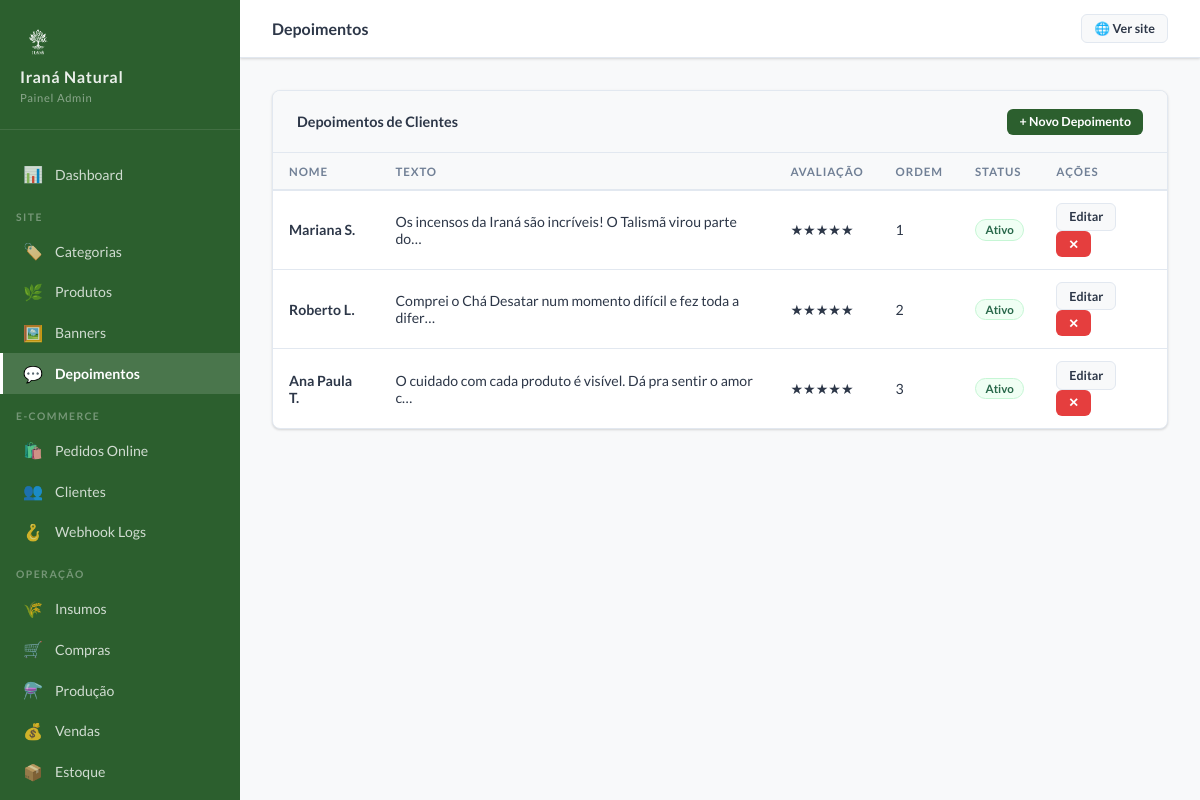
/admin/depoimentos (signed in), run on the app's committed database.
### tables this page shows
CREATE TABLE IF NOT EXISTS `depoimentos` (
  `id` int unsigned NOT NULL AUTO_INCREMENT,
  `nome` varchar(100) NOT NULL,
  `texto` text NOT NULL,
  `avaliacao` tinyint NOT NULL DEFAULT '5' COMMENT '1 a 5 estrelas',
  `foto` varchar(255) DEFAULT NULL COMMENT 'Caminho relativo em uploads/depoimentos/',
  `ativo` tinyint(1) NOT NULL DEFAULT '1',
  `ordem` smallint NOT NULL DEFAULT '0',
  `criado_em` timestamp NOT NULL DEFAULT CURRENT_TIMESTAMP,
  PRIMARY KEY (`id`),
  KEY `idx_depoimentos_ativo_ordem` (`ativo`,`ordem`)
);

### admin/Controllers/AdminController.php (called while the page is built, shortened)
<?php
abstract class AdminController
{
    protected function render(string $view, array $data = []): void
    {
        extract($data);
        $viewFile   = ROOT . "/admin/Views/{$view}.php";
        require $viewFile;
    }
}

### admin/Controllers/DepoimentosController.php (called while the page is built, shortened)
<?php
class DepoimentosController extends AdminController
{
    private Depoimento $model;
    public function __construct() { $this->model = new Depoimento(); }
    public function index(): void
    {
        $depoimentos = $this->model->findAll('', [], 'ordem ASC');
        $this->render('depoimentos/index', compact('depoimentos', 'flash'));
    }
}

### app/Core/Database.php (called while the page is built, shortened)
<?php
class Database
{
    private static ?PDO $instance = null;
    public static function getInstance(): PDO
    {
        if (self::$instance === null) {
            try {
                $dsn = 'mysql:host=' . DB_HOST . ';dbname=' . DB_NAME . ';charset=' . DB_CHARSET;
                self::$instance = new PDO($dsn, DB_USER, DB_PASS, [
                    PDO::ATTR_ERRMODE            => PDO::ERRMODE_EXCEPTION,
                    PDO::ATTR_DEFAULT_FETCH_MODE => PDO::FETCH_ASSOC,
                    PDO::ATTR_EMULATE_PREPARES   => false,
                ]);
            } catch (PDOException $e) {
                die('Erro de conexão com o banco de dados: ' . $e->getMessage());
            }
        }
        return self::$instance;
    }
}

### app/Core/Model.php (called while the page is built, shortened)
<?php
abstract class Model
{
    protected PDO $db;
    protected string $table;
    public function __construct()
    {
        $this->db = Database::getInstance();
    }
    public function findAll(string $where = '', array $params = [], string $order = ''): array
    {
        $sql = "SELECT * FROM {$this->table}";
        if ($order) $sql .= " ORDER BY $order";
        $stmt = $this->db->prepare($sql);
        $stmt->execute($params);
        return $stmt->fetchAll();
    }
}

### app/Core/Helper.php (called while the page is built, shortened)
<?php
class Helper
{
    public static function excerpt(string $text, int $length = 120): string
    {
        $plain = strip_tags($text);
        return mb_substr($plain, 0, $length) . '…';
    }
}

### admin/Views/depoimentos/index.php (the view, shortened to what this page needs)
<div class="adm-card">
    <div class="adm-card-header">
        <span class="adm-card-title">Depoimentos de Clientes</span>
        <a href="/admin/depoimentos/novo" class="adm-btn adm-btn-primary adm-btn-sm">+ Novo Depoimento</a>
    </div>
    <div class="adm-table-wrap">
        <table class="adm-table">
            <thead><tr><th>Nome</th><th>Texto</th><th>Avaliação</th><th>Ordem</th><th>Status</th><th>Ações</th></tr></thead>
            <tbody>
            <?php if (empty($depoimentos)): ?>
            <tr><td colspan="6" style="text-align:center;padding:2rem;color:#718096">Nenhum depoimento cadastrado.</td></tr>
            <?php else: ?>
            <?php foreach ($depoimentos as $d): ?>
            <tr>
                <td><strong><?= htmlspecialchars($d['nome'], ENT_QUOTES, 'UTF-8') ?></strong></td>
                <td><?= htmlspecialchars(Helper::excerpt($d['texto'], 60), ENT_QUOTES, 'UTF-8') ?></td>
                <td><?= str_repeat('★', (int)$d['avaliacao']) ?></td>
                <td><?= $d['ordem'] ?></td>
                <td><span class="adm-badge adm-badge-<?= $d['ativo'] ? 'success' : 'gray' ?>"><?= $d['ativo'] ? 'Ativo' : 'Inativo' ?></span></td>
                <td>
                    <a href="/admin/depoimentos/<?= $d['id'] ?>/editar" class="adm-btn adm-btn-secondary adm-btn-sm">Editar</a>
                    <form method="POST" action="/admin/depoimentos/<?= $d['id'] ?>/excluir" style="display:inline" onsubmit="return confirm('Excluir?')">
                        <button type="submit" class="adm-btn adm-btn-danger adm-btn-sm">✕</button>
                    </form>
                </td>
            </tr>
            <?php endforeach; ?>
            <?php endif; ?>
            </tbody>
        </table>
    </div>
</div>

### assets/css/admin.css (style rules this page uses)
:root { --adm-sidebar-w: 240px; --adm-verde: #2C5F2E; --adm-verde-hover: #3a7a3d; --adm-bege: #F5EFE3; --adm-branco: #FFFFFF; --adm-cinza-claro: #F8F9FA; --adm-cinza-borda: #E2E8F0; --adm-texto: #2D3748; --adm-texto-medio: #718096; --adm-sucesso: #38A169; --adm-erro: #E53E3E; --adm-aviso: #D69E2E; --adm-sombra: 0 1px 3px rgba(0,0,0,0.1), 0 1px 2px rgba(0,0,0,0.06); }
*, *::before, *::after { box-sizing: border-box; margin: 0; padding: 0; }
body { font-family: 'Lato', sans-serif; font-size: 14px; color: var(--adm-texto); background: var(--adm-cinza-claro); }
.adm-card { background: var(--adm-branco); border-radius: 8px; box-shadow: var(--adm-sombra); border: 1px solid var(--adm-cinza-borda); margin-bottom: 1.5rem; overflow: hidden; }
.adm-card-header { padding: 1.1rem 1.5rem; border-bottom: 1px solid var(--adm-cinza-borda); display: flex; align-items: center; justify-content: space-between; background: var(--adm-cinza-claro); }
.adm-card-title { font-size: 0.9rem; font-weight: 700; color: var(--adm-texto); }
.adm-table-wrap { overflow-x: auto; }
.adm-table { width: 100%; border-collapse: collapse; font-size: 0.88rem; }
.adm-table th { background: var(--adm-cinza-claro); padding: 0.7rem 1rem; text-align: left; font-size: 0.72rem; font-weight: 700; text-transform: uppercase; letter-spacing: 0.08em; color: var(--adm-texto-medio); border-bottom: 2px solid var(--adm-cinza-borda); white-space: nowrap; }
.adm-table td { padding: 0.75rem 1rem; border-bottom: 1px solid var(--adm-cinza-borda); vertical-align: middle; }
.adm-table tr:last-child td { border-bottom: none; }
.adm-btn { display: inline-flex; align-items: center; gap: 0.4rem; padding: 0.5rem 1.1rem; border-radius: 6px; font-size: 0.82rem; font-weight: 700; cursor: pointer; border: none; text-decoration: none; transition: all 0.2s; white-space: nowrap; }
.adm-btn-primary { background: var(--adm-verde); color: white; }
.adm-btn-secondary { background: var(--adm-cinza-claro); color: var(--adm-texto); border: 1px solid var(--adm-cinza-borda); }
.adm-btn-danger { background: var(--adm-erro); color: white; }
.adm-btn-sm { padding: 0.35rem 0.75rem; font-size: 0.78rem; }
.adm-badge { display: inline-flex; align-items: center; padding: 0.2rem 0.6rem; border-radius: 20px; font-size: 0.72rem; font-weight: 700; }
.adm-badge-success { background: #F0FFF4; color: #276749; border: 1px solid #C6F6D5; }

### data on the page
depoimentos: nome "Mariana S.", texto "Os incensos da Iraná são incríveis! O Talismã virou parte do…", avaliacao "★★★★★", ordem "1", ativo "Ativo"
depoimentos: nome "Roberto L.", texto "Comprei o Chá Desatar num momento difícil e fez toda a difer…", avaliacao "★★★★★", ordem "2", ativo "Ativo"
depoimentos: nome "Ana Paula T.", texto "O cuidado com cada produto é visível. Dá pra sentir o amor c…", avaliacao "★★★★★", ordem "3", ativo "Ativo"

### other printed values
APP_NAME "Iraná Natural"
$pageTitle "Depoimentos"
